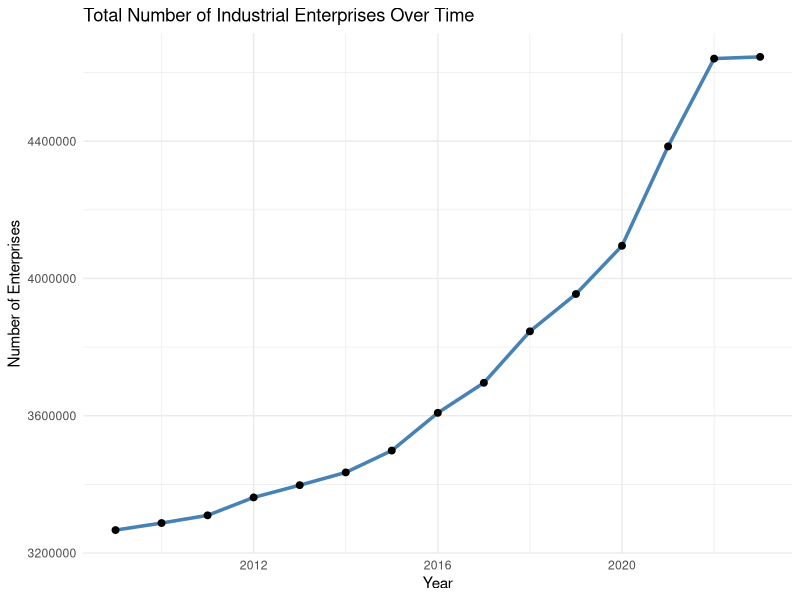
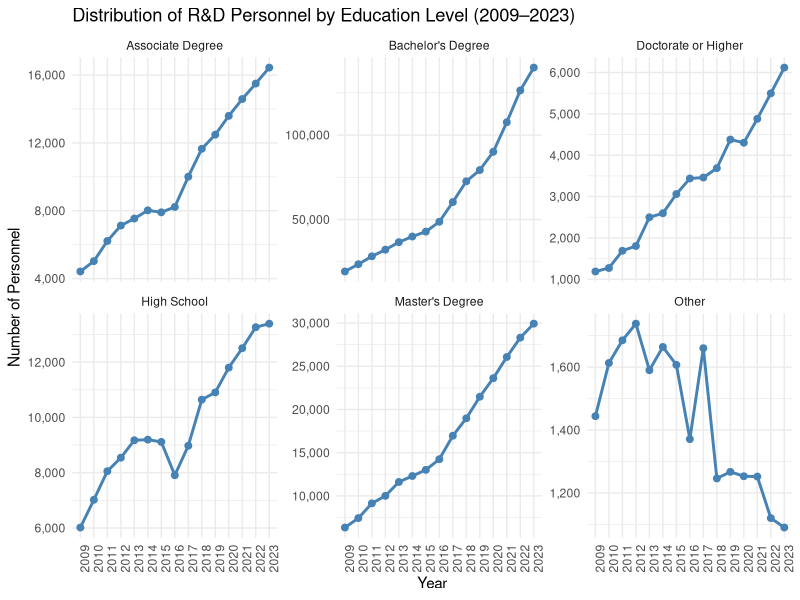
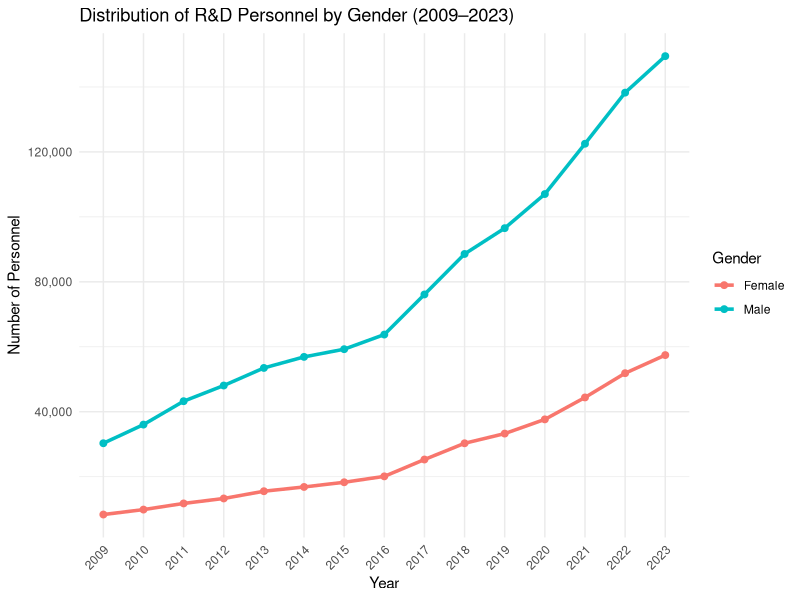
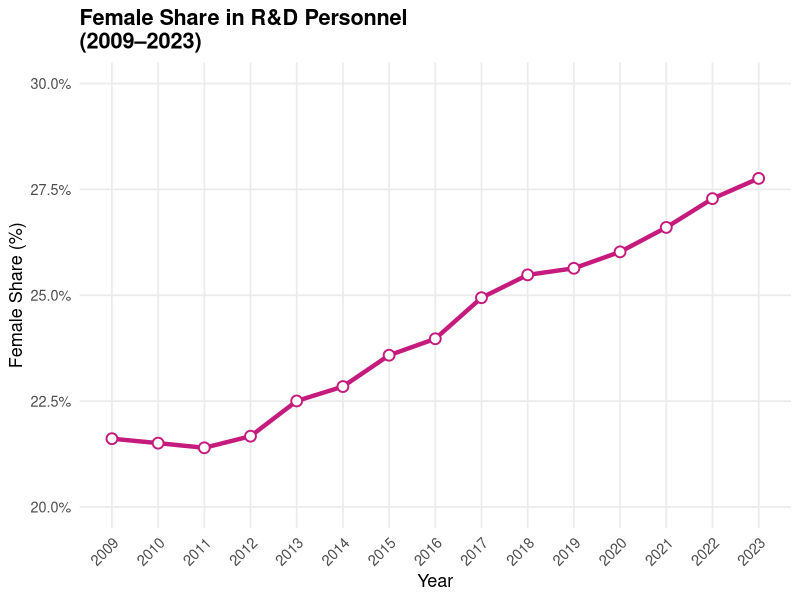
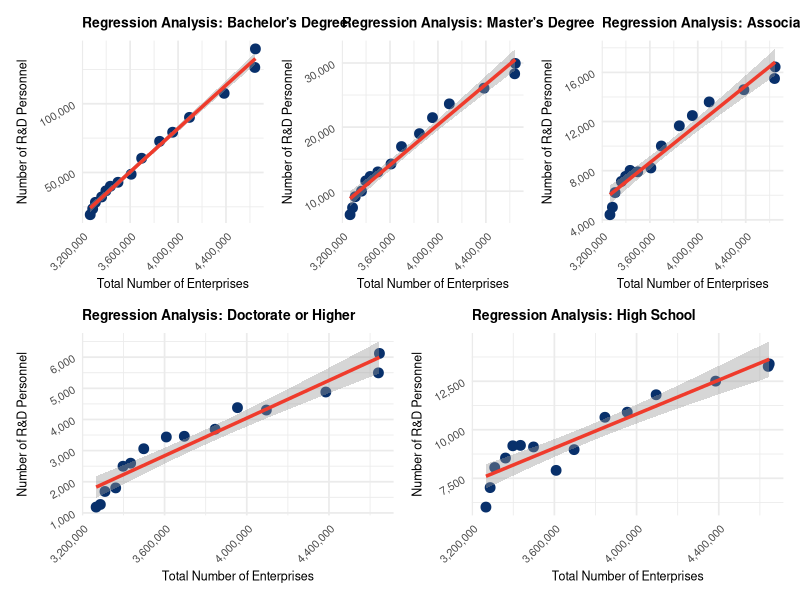

Write R code to recreate these figures, in order.
## ---- chunk 1
# Gerekli paketler
# Gerekli paketler
library(readxl)
library(dplyr)
library(tidyr)
library(stringr)

# Girişim verisinin okunması
girisim_data <- read_excel("Sanayi-toplam girisim sayisi.xlsx", sheet = "report2")
girisim_data$Year <- as.integer(girisim_data$Year)

# Ar-Ge verisinin okunması
arge_data <- read_excel("Sanayi Hizmet Kuruluslari ArGe Faaliyetleri.xlsx", sheet = "Sheet0")

# Eğitim düzeyine göre verinin düzenlenmesi
arge_egitim <- arge_data %>%
  select(`Education level`, Year, Number) %>%
  rename(Education_Level = `Education level`) %>%
  mutate(
    Year = as.integer(Year),
    Number = as.numeric(Number)
  ) %>%
  filter(!is.na(Education_Level), !is.na(Year), Year >= 2009, Year <= 2022)

arge_egitim_wide <- arge_egitim %>%
  pivot_wider(
    names_from = Education_Level,
    values_from = Number,
    values_fn = sum,
    values_fill = 0
  )

# Cinsiyete göre verinin düzenlenmesi
arge_gender <- arge_data %>%
  select(Gender, Year, Number) %>%
  mutate(
    Year = as.integer(Year),
    Number = as.numeric(Number),
    Gender = str_trim(Gender)
  ) %>%
  filter(!is.na(Gender), !is.na(Year), Year >= 2009, Year <= 2022)

arge_cinsiyet_wide <- arge_gender %>%
  pivot_wider(
    names_from = Gender,
    values_from = Number,
    values_fn = sum,
    values_fill = 0
  )

# Verilerin birleştirilmesi
veri_birlesik <- girisim_data %>%
  left_join(arge_egitim_wide, by = "Year") %>%
  left_join(arge_cinsiyet_wide, by = "Year")

# Kaydet
save(veri_birlesik, file = "veri_birlesik_egitim_cinsiyet.RData")


## ---- chunk 2

library(ggplot2)
ggplot(veri_birlesik, aes(x = Year, y = `Total Number of Enterprises`)) +
  geom_line(color = "steelblue", linewidth = 1.2) +
  geom_point(size = 2) +
  labs(title = "Total Number of Industrial Enterprises Over Time",
       y = "Number of Enterprises",
       x = "Year") +
  theme_minimal()

## ---- chunk 3
# Required packages
library(readxl)
library(dplyr)
library(ggplot2)
library(scales)

# Read the Excel file
df <- read_excel("Sanayi Hizmet Kuruluslari ArGe Faaliyetleri.xlsx")

# Filter between 2009 and 2023
df_filtered <- df %>%
  filter(Year >= 2009 & Year <= 2023)

# Group by Year and Education Level
df_grouped <- df_filtered %>%
  group_by(Year, `Education level`) %>%
  summarise(Total = sum(Number, na.rm = TRUE), .groups = "drop")

# Plot
ggplot(df_grouped, aes(x = Year, y = Total, group = 1)) +
  geom_line(color = "steelblue", linewidth = 1) +
  geom_point(color = "steelblue", size = 2) +
  facet_wrap(~ `Education level`, scales = "free_y") +
  scale_y_continuous(labels = comma) +
  labs(
    title = "Distribution of R&D Personnel by Education Level (2009–2023)",
    x = "Year",
    y = "Number of Personnel"
  ) +
  theme_minimal() +
  theme(axis.text.x = element_text(angle = 90, hjust = 1))


## ---- chunk 4
library(ggplot2)
library(readxl)
library(dplyr)
library(scales)

# Excel dosyasını oku
df <- read_excel("Sanayi Hizmet Kuruluslari ArGe Faaliyetleri.xlsx")

# 2009–2023 filtrele
df_filtered <- df %>%
  filter(Year >= 2009 & Year <= 2023)

# Cinsiyete göre yıllık toplam
df_gender <- df_filtered %>%
  group_by(Year, Gender) %>%
  summarise(Total = sum(Number, na.rm = TRUE), .groups = "drop")

# Grafik
ggplot(df_gender, aes(x = Year, y = Total, color = Gender, group = Gender)) +
  geom_line(linewidth = 1.2) +
  geom_point(size = 2) +
  scale_y_continuous(labels = scales::comma) +
  labs(
    title = "Distribution of R&D Personnel by Gender (2009–2023)",
    x = "Year",
    y = "Number of Personnel",
    color = "Gender"
  ) +
  theme_minimal() +
  theme(axis.text.x = element_text(angle = 45, hjust = 1))
## ---- chunk 5
library(ggplot2)
library(readxl)
library(dplyr)

# Excel dosyasını oku
df <- read_excel("Sanayi Hizmet Kuruluslari ArGe Faaliyetleri.xlsx")

# 2009–2023 filtrele
df_filtered <- df %>%
  filter(Year >= 2009 & Year <= 2023)

# Cinsiyet bazında yıllık toplamlar
df_gender <- df_filtered %>%
  group_by(Year, Gender) %>%
  summarise(Total = sum(Number, na.rm = TRUE), .groups = "drop") %>%
  pivot_wider(names_from = Gender, values_from = Total)

# Sütun adlarını düzelt
colnames(df_gender) <- c("Year", "Female", "Male")

# Kadın oranını hesapla
df_gender <- df_gender %>%
  mutate(Female_Ratio = Female / (Female + Male) * 100)

df_gender$Year <- as.integer(df_gender$Year)

# Geliştirilmiş grafik
ggplot(df_gender, aes(x = Year, y = Female_Ratio, group = 1)) +
  geom_line(color = "#C51B7D", linewidth = 1.5, linetype = "solid") +
  geom_point(color = "#C51B7D", size = 3, shape = 21, fill = "white", stroke = 1) +
  scale_y_continuous(labels = scales::percent_format(scale = 1), limits = c(20, 30)) +
  scale_x_continuous(breaks = seq(2009, 2023, by = 1)) +
  labs(
    title = "Female Share in R&D Personnel\n(2009–2023)",
    x = "Year",
    y = "Female Share (%)"
  ) +
  theme_minimal(base_size = 13) +
  theme(
    plot.title = element_text(face = "bold"),
    plot.subtitle = element_text(color = "gray30"),
    axis.text.x = element_text(angle = 45, hjust = 1),
    panel.grid.minor = element_blank()
  )
## ---- chunk 6
library(readxl)
library(dplyr)
library(tidyr)

# Read the Excel files
enterprises <- read_excel("Sanayi-toplam girisim sayisi.xlsx")
rd <- read_excel("Sanayi Hizmet Kuruluslari ArGe Faaliyetleri.xlsx")

# Filter for the years 2009–2023
enterprises <- enterprises %>% filter(Year >= 2009 & Year <= 2023)
rd <- rd %>% filter(Year >= 2009 & Year <= 2023)

rd$Year <- as.integer(rd$Year)
enterprises$Year <- as.integer(enterprises$Year)

# Proceed with merging
merged <- rd %>%
  left_join(enterprises, by = "Year")

# Summarize R&D personnel by education level and year
education_summary <- merged %>%
  group_by(Year, `Education level`) %>%
  summarise(Total = sum(Number, na.rm = TRUE), .groups = "drop") %>%
  pivot_wider(names_from = `Education level`, values_from = Total)

# Merge with enterprise numbers
correlation_data <- left_join(education_summary, enterprises, by = "Year") %>%
  rename(Enterprises = `Total Number of Enterprises`)

# Pearson correlation analysis
education_vars <- names(correlation_data)[!(names(correlation_data) %in% c("Year", "Enterprises"))]

for (var in education_vars) {
  test_data <- correlation_data %>% select(Enterprises, all_of(var)) %>% drop_na()
  
  if (nrow(test_data) >= 3) {
    result <- cor.test(test_data[[1]], test_data[[2]], method = "pearson")
    
    cat("----", var, "----\n")
    cat("Pearson Correlation Coefficient (r):", round(result$estimate, 2), "\n")
    cat("p-value:", signif(result$p.value, 4), "\n\n")
  } else {
    cat("----", var, "----\n")
    cat("Insufficient data: correlation test could not be performed.\n\n")
  }
}
## ---- chunk 7
# Gerekli kütüphaneler
library(readxl)
library(dplyr)
library(tidyr)
library(ggplot2)
library(scales)
library(patchwork)

# Verileri oku
enterprises <- read_excel("Sanayi-toplam girisim sayisi.xlsx")
rd <- read_excel("Sanayi Hizmet Kuruluslari ArGe Faaliyetleri.xlsx")

# Yıl düzelt
enterprises$Year <- as.integer(enterprises$Year)
rd$Year <- as.integer(rd$Year)

# Yıl filtrele
enterprises <- enterprises %>% filter(Year >= 2009 & Year <= 2023)
rd <- rd %>% filter(Year >= 2009 & Year <= 2023)

# Eğitim düzeyine göre özet
education_summary <- rd %>%
  group_by(Year, `Education level`) %>%
  summarise(Total = sum(Number, na.rm = TRUE), .groups = "drop") %>%
  pivot_wider(names_from = `Education level`, values_from = Total)

# Birleştir
df_regression <- left_join(education_summary, enterprises, by = "Year")

# Eğitim seviyeleri
education_levels <- c(
  "Bachelor's Degree",
  "Master's Degree",
  "Associate Degree",
  "Doctorate or Higher",
  "High School"
)
output_lines <- c()

for (level in education_levels) {
  # Model kur
  formula_text <- as.formula(paste0("`", level, "` ~ `Total Number of Enterprises`"))
  model <- lm(formula_text, data = df_regression)
  summary_out <- summary(model)
  
  # Değerleri al
  intercept <- round(coef(model)[1], 2)
  slope <- round(coef(model)[2], 5)
  r2 <- round(summary_out$r.squared, 4)
  pval <- formatC(summary_out$coefficients[2, 4], format = "e", digits = 2)
  fstat <- round(summary_out$fstatistic[1], 2)
  
  # Metinleri oluştur
  section <- c(
    paste0("\n", strrep("=", 50)),
    sprintf("Regression Summary for: %s", level),
    strrep("=", 50),
    sprintf("%-20s: %12s", "Intercept (β₀)", intercept),
    sprintf("%-20s: %12s", "Slope (β₁)", slope),
    sprintf("%-20s: %12s", "R²", r2),
    sprintf("%-20s: %12s", "p-value (slope)", pval),
    sprintf("%-20s: %12s", "F-statistic", fstat)
  )
  
  output_lines <- c(output_lines, section)
}

# Hepsini tek seferde bastır
cat(paste(output_lines, collapse = "\n"))
# Grafik listesi
plot_list <- list()

for (level in education_levels) {
  p <- ggplot(df_regression, aes(x = `Total Number of Enterprises`, y = .data[[level]])) +
    geom_point(color = "#08306B", size = 3) +
    geom_smooth(method = "lm", formula = y ~ x, se = TRUE, color = "#EF3B2C", linewidth = 1.2) +
    scale_x_continuous(labels = comma) +
    scale_y_continuous(labels = comma) +
    labs(
      title = paste("Regression Analysis:", level),
      x = "Total Number of Enterprises",
      y = "Number of R&D Personnel"
    ) +
    theme_minimal(base_size = 13) +
    theme(
      plot.title = element_text(face = "bold", size = 11),
      axis.text.x = element_text(angle = 45, hjust = 1)
    )
  
  plot_list[[level]] <- p
}

# 3+2 düzenleme (patchwork)
final_plot <- 
  (plot_list[[1]] + plot_list[[2]] + plot_list[[3]]) / 
  (plot_list[[4]] + plot_list[[5]]) +
  plot_layout(guides = "collect") & 
  theme(
    plot.title = element_text(size = 10, face = "bold"),
    axis.title = element_text(size = 9),
    axis.text = element_text(size = 8, angle = 30),
    legend.position = "none"
  )

# Göster
print(final_plot)


## ---- chunk 8
library(readxl)
library(dplyr)
library(tidyr)

# Dosyaları oku
enterprises <- read_excel("Sanayi-toplam girisim sayisi.xlsx")
rd <- read_excel("Sanayi Hizmet Kuruluslari ArGe Faaliyetleri.xlsx")

# Yılları tam sayıya çevir
enterprises$Year <- as.integer(enterprises$Year)
rd$Year <- as.integer(rd$Year)

# Yılları filtrele
enterprises <- enterprises %>% filter(Year >= 2009 & Year <= 2023)
rd <- rd %>% filter(Year >= 2009 & Year <= 2023)

# Eğitim düzeyine göre pivotla
education_data <- rd %>%
  group_by(Year, `Education level`) %>%
  summarise(Number = sum(Number, na.rm = TRUE), .groups = "drop") %>%
  pivot_wider(names_from = `Education level`, values_from = Number)

# Cinsiyete göre pivotla
gender_data <- rd %>%
  group_by(Year, Gender) %>%
  summarise(Number = sum(Number, na.rm = TRUE), .groups = "drop") %>%
  pivot_wider(names_from = Gender, values_from = Number)

# Tüm veriyi birleştir
veri_model <- enterprises %>%
  left_join(education_data, by = "Year") %>%
  left_join(gender_data, by = "Year") %>%
  drop_na()

## ---- chunk 9
# Base model: Enterprises + Male + Female
model_temel <- lm(`Doctorate or Higher` ~ `Total Number of Enterprises` + Male + Female, data = veri_model)
summary(model_temel)
## ---- chunk 10
veri_model <- veri_model %>%
  mutate(Female_Ratio = Female / (Female + Male))

# Extended model including education levels and female ratio
model_genis <- lm(`Doctorate or Higher` ~ 
                    `Total Number of Enterprises` +
                    `Master's Degree` +
                    `Bachelor's Degree` +
                    `Associate Degree` +
                    Other +
                    Female_Ratio,
                  data = veri_model)
summary(model_genis)
## ---- chunk 11
# Gerekli dönüşümler ve eksik veri temizliği
veri_model <- veri_model %>%
  mutate(Female_Ratio = Female / (Female + Male)) %>%
  drop_na()

# Temel model (Model 1)
model_multi1 <- lm(`Doctorate or Higher` ~ `Total Number of Enterprises` + Female + Male, data = veri_model)

# Genişletilmiş model (Model 2)
model_multi2 <- lm(`Doctorate or Higher` ~ 
                     `Total Number of Enterprises` +
                     `Master's Degree` +
                     `Bachelor's Degree` +
                     `Associate Degree` +
                     Other +
                     Female_Ratio,
                   data = veri_model)

# Performans karşılaştırma
summary(model_multi1)
summary(model_multi2)

# AIC değerlerini karşılaştır
AIC(model_multi1, model_multi2)
